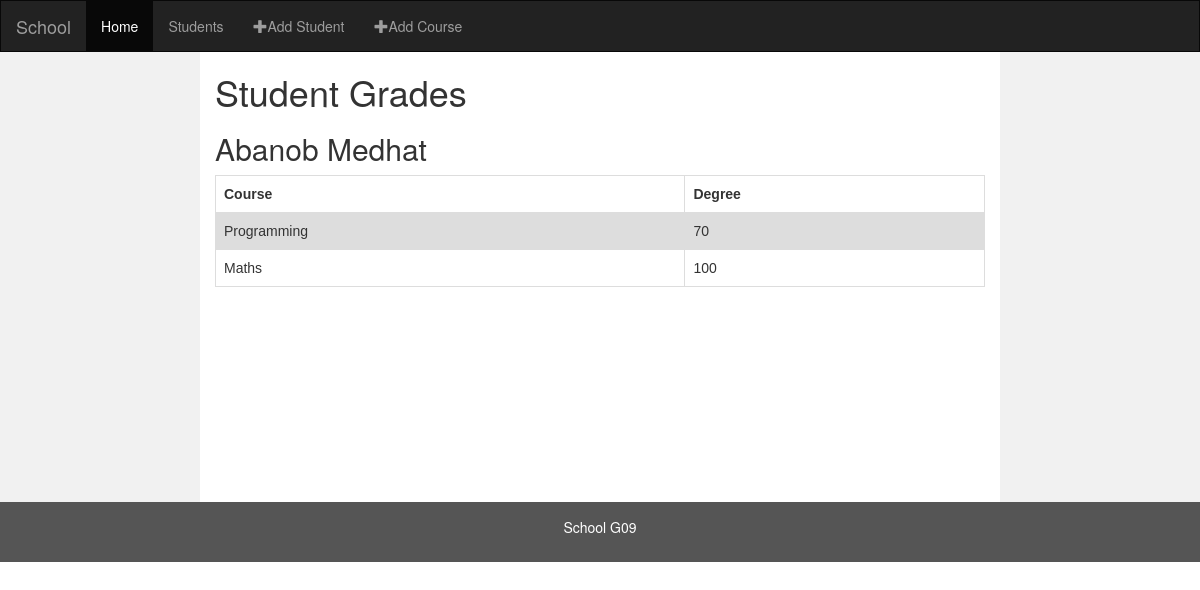
The page /school/2/ on the database its author committed.
### school/models.py (models this page shows, shortened)
class Student(models.Model):
    name = models.CharField(max_length=500)
    ac_year = models.CharField(max_length=50)

class Grade(models.Model):
    course = models.ForeignKey(Course, on_delete=models.CASCADE)
    student = models.ForeignKey(Student, on_delete=models.CASCADE, default='')
    degree = models.IntegerField()

class Course(models.Model):
    name = name = models.CharField(max_length=250)
    max_degree = models.IntegerField()
    def __str__(self):
        return self.name

### school/views.py (the view)
# urls.py: path('<int:id>/', views.content, name='content'),
def content(request, id):
    student = Student.objects.get(pk=id)
    return render(request, 'school/content.html', {'student': student})

### school/templates/school/content.html (shortened to what this page needs)
<!DOCTYPE html>
<html lang="en">
<head>
  <link rel="stylesheet" href="https://maxcdn.bootstrapcdn.com/bootstrap/3.3.7/css/bootstrap.min.css">
</head>
<body>
<nav class="navbar navbar-inverse">
  <div class="container-fluid">
    <div class="navbar-header">
      <a class="navbar-brand" href="{% url 'show' %}" >School</a>
    </div>
    <div class="collapse navbar-collapse" id="myNavbar">
      <ul class="nav navbar-nav">
        <li class="active"><a href="{% url 'show' %}">Home</a></li>
        <li><a href="{% url 'students' %}">Students</a></li>
        <li>
            <a href="{% url 'addstudent' %}">
                <span class="glyphicon glyphicon-plus" aria-hidden="true"></span>Add Student
            </a>
        </li>
        <li>
            <a href="{% url 'course' %}">
                <span class="glyphicon glyphicon-plus" aria-hidden="true"></span>Add Course
            </a>
        </li>
      </ul>
    </div>
  </div>
</nav>
<div class="container-fluid text-center">
  <div class="row content">
    <div class="col-sm-2 sidenav">
    </div>
    <div class="col-sm-8 text-left">
     <h1>Student Grades</h1>
     <h2>{{ student.name }}</h2>
     <table>
        <tr>
            <th>Course</th>
            <th>Degree</th>
        </tr>
     {% for foo in student.grade_set.all %}
       <tr>
           <td>{{ foo.course }}</td>
           <td>{{ foo.degree }}</td>
       </tr>
     {% endfor %}
        </table>
    </div>
    <div class="col-sm-2 sidenav">
    </div>
  </div>
</div>
<footer class="container-fluid text-center">
  <p>School G09</p>
</footer>
</body>
</html>

### school/templates/school/content.html (style rules this page uses)
.navbar { margin-bottom: 0; border-radius: 0; }
.row.content { height: 450px }
.sidenav { padding-top: 20px; background-color: #f1f1f1; height: 100%; }
footer { background-color: #555; color: white; padding: 15px; }
table { font-family: arial, sans-serif; border-collapse: collapse; width: 100%; }
td, th { border: 1px solid #dddddd; text-align: left; padding: 8px; }
tr:nth-child(even) { background-color: #dddddd; }

### rows shown on the page
Student: name "Abanob Medhat"
Grade: course "Programming", degree "70"
Grade: course "Maths", degree "100"
